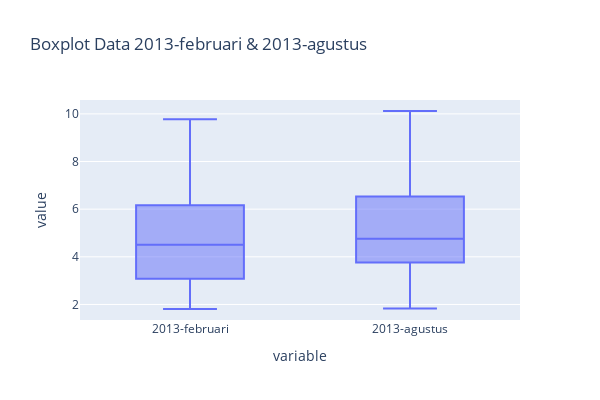

Notebook source saved alongside this figure:
### Code cell
drop_13 = df_2013.dropna()
fig = px.box(drop_13, y=['2013-februari', '2013-agustus'], title="Boxplot Data 2013-februari & 2013-agustus")

fig.update_layout(width = 600,
           height = 400)
fig.show()

### Figure 1 — Plotly figure (JSON) as saved in the notebook; plotly's stock layout.template omitted (floating-point values rounded to 4 significant figures)
{"data": [{"alignmentgroup": "True", "hovertemplate": "variable=%{x}<br>value=%{y}<extra></extra>", "legendgroup": "", "marker": {"color": "#636efa"}, "name": "", "notched": false, "offsetgroup": "", "orientation": "v", "showlegend": false, "type": "box", "x": ["2013-februari", "2013-februari", "2013-februari", "2013-februari", "2013-februari", "2013-februari", "2013-februari", "2013-februari", "2013-februari", "2013-februari", "2013-februari", "2013-februari", "2013-februari", "2013-februari", "2013-februari", "2013-februari", "2013-februari", "2013-februari", "2013-februari", "2013-februari", "2013-februari", "2013-februari", "2013-februari", "2013-februari", "2013-februari", "2013-februari", "2013-februari", "2013-februari", "2013-februari", "2013-februari", "2013-februari", "2013-februari", "2013-februari", "2013-agustus", "2013-agustus", "2013-agustus", "2013-agustus", "2013-agustus", "2013-agustus", "2013-agustus", "2013-agustus", "2013-agustus", "2013-agustus", "2013-agustus", "2013-agustus", "2013-agustus", "2013-agustus", "2013-agustus", "2013-agustus", "2013-agustus", "2013-agustus", "2013-agustus", "2013-agustus", "2013-agustus", "2013-agustus", "2013-agustus", "2013-agustus", "2013-agustus", "2013-agustus", "2013-agustus", "2013-agustus", "2013-agustus", "2013-agustus", "2013-agustus", "2013-agustus", "2013-agustus"], "x0": " ", "xaxis": "x", "y": [8.34, 6.09, 6.39, 4.19, 2.89, 5.41, 2.1, 5.07, 3.22, 6.05, 9.64, 8.88, 5.53, 3.75, 3.97, 9.77, 1.93, 5.28, 2.12, 3.13, 1.81, 3.88, 8.94, 7.5, 2.67, 5.88, 3.43, 4.51, 2.02, 6.97, 5.5, 4.36, 2.91, 10.12, 6.45, 7.02, 5.48, 4.76, 4.84, 4.61, 5.69, 3.65, 5.63, 8.63, 9.16, 6.01, 3.24, 4.3, 9.54, 1.83, 5.3, 3.25, 3.99, 3, 3.66, 7.95, 6.79, 4.19, 5.1, 4.38, 4.15, 2.35, 9.91, 3.8, 4.4, 3.15], "y0": " ", "yaxis": "y"}], "layout": {"boxmode": "group", "height": 400, "legend": {"tracegroupgap": 0}, "title": {"text": "Boxplot Data 2013-februari & 2013-agustus"}, "width": 600, "xaxis": {"anchor": "y", "domain": [0, 1], "title": {"text": "variable"}}, "yaxis": {"anchor": "x", "domain": [0, 1], "title": {"text": "value"}}}}
